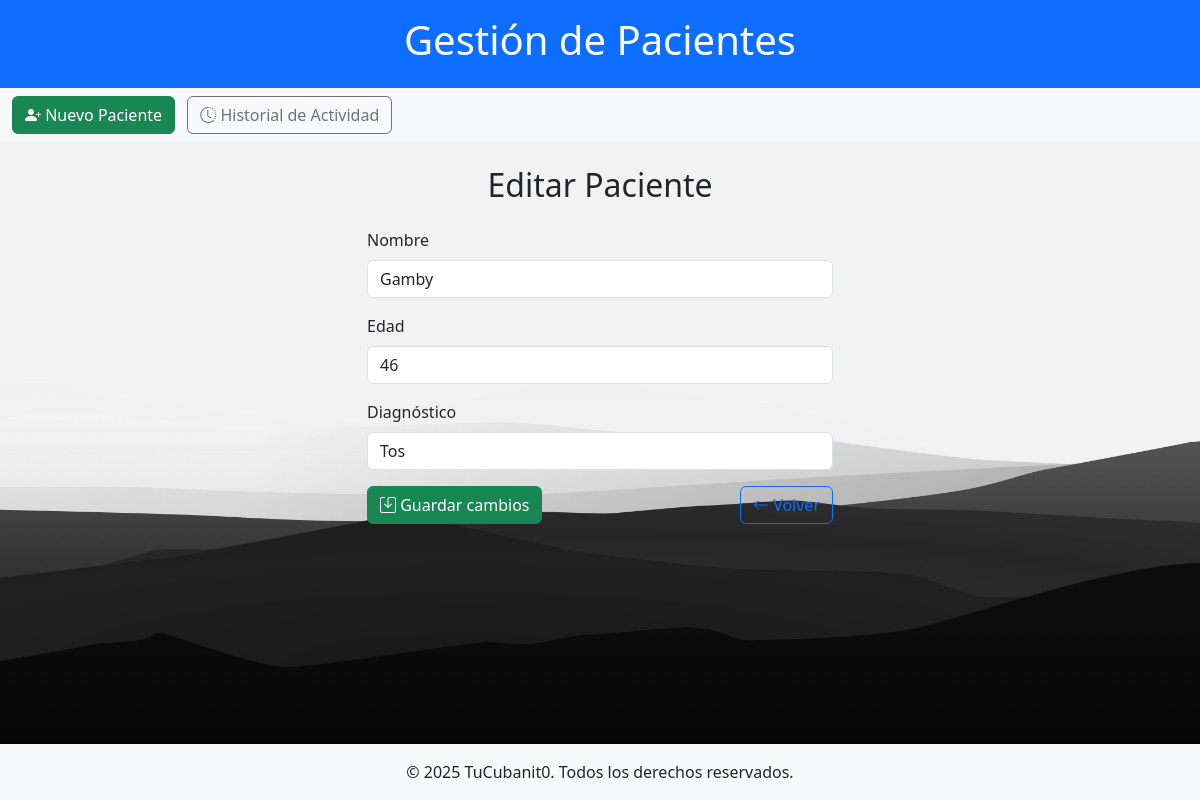
/editar_paciente/202, run on the app's committed database.
### tables this page shows
CREATE TABLE Pacientes (
                id INTEGER PRIMARY KEY AUTOINCREMENT,
                nombre TEXT NOT NULL,
                edad INTEGER NOT NULL,
                diagnostico TEXT NOT NULL
            );

### app.py (the view, shortened to what this page needs)
@app.route('/editar_paciente/<int:id>', methods=['GET', 'POST'])
def editar_paciente(id):
    try:
        paciente = db.obtener_paciente_por_id(id)
        if not paciente:
            abort(404, description="Paciente no encontrado")
    except Exception as e:
        logger.error(f"Error obteniendo paciente con ID {id}: {e}")
        abort(500, description="Error obteniendo datos del paciente.")
    return render_template('editar_paciente.html', paciente=paciente)

### app.py (called while the page is built)
@app.context_processor
def inject_current_year():
    return {'current_year': datetime.now().year}

### db.py (called while the page is built)
def handle_db_error(func):
    def wrapper(*args, **kwargs):
        try:
            return func(*args, **kwargs)
        except sqlite3.Error as e:
            print(f"Database error in {func.__name__}: {e}")
            return None
    return wrapper

@handle_db_error
def obtener_paciente_por_id(id: int) -> Optional[sqlite3.Row]:
    with sqlite3.connect(DATABASE_PATH) as conn:
        conn.row_factory = sqlite3.Row
        cursor = conn.cursor()
        cursor.execute(f'SELECT * FROM {TABLE_PACIENTES} WHERE {COLUMN_ID} = ?', (id,))
        return cursor.fetchone()

### templates/editar_paciente.html (shortened to what this page needs)
{% extends 'base.html' %}
{% block content %}
<div class="container-fluid">
    <div class="row justify-content-center">
        <div class="col-md-6 col-lg-5">
            <h2 class="mb-4 text-center">Editar Paciente</h2>
            <form method="post" novalidate>
                <div class="mb-3">
                    <label for="nombre" class="form-label">Nombre</label>
                    <input type="text" name="nombre" id="nombre" class="form-control" required
                        value="{{ paciente[1] }}" placeholder="Ej: Juan Pérez">
                </div>
                <div class="mb-3">
                    <label for="edad" class="form-label">Edad</label>
                    <input type="number" name="edad" id="edad" class="form-control" required min="0" max="120"
                        value="{{ paciente[2] }}" placeholder="Ej: 45">
                </div>
                <div class="mb-3">
                    <label for="diagnostico" class="form-label">Diagnóstico</label>
                    <input type="text" name="diagnostico" id="diagnostico" class="form-control" required
                        value="{{ paciente[3] }}" placeholder="Ej: Hipertensión">
                </div>
                <div class="d-flex justify-content-between">
                    <button type="submit" class="btn btn-success">
                        <i class="bi bi-save"></i> Guardar cambios
                    </button>
                    <a href="{{ url_for('index') }}" class="btn btn-outline-primary">
                        <i class="bi bi-arrow-left"></i> Volver
                    </a>
                </div>
            </form>
        </div>
    </div>
</div>
{% endblock %}

### static/css/style.css (style rules this page uses)
body { background-image: url('711093.jpg'); background-size: cover; background-repeat: no-repeat; background-attachment: fixed; background-position: center; margin: 0; font-family: Arial, sans-serif; color: #333; }

### data on the page
Pacientes: nombre "Gamby", edad "46", diagnostico "Tos"
